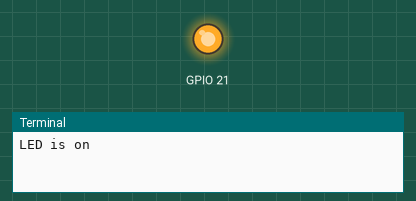
Bench run of a program on a simulated Raspberry Pi (BCM pin numbers). Shown: output pins drawn as LEDs (lit = HIGH), the last lines printed to the terminal. At 10.0 s the program stops and its outputs stay as they are.

Above: at 0.1 s.
At 10.1 s:
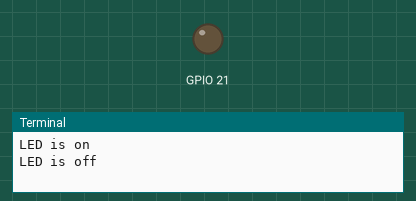
Timing chart, 0 to 11.5 s (numbered marks = the images above):
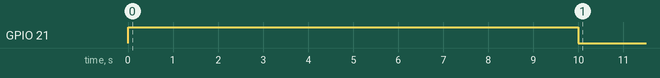

Measured:
- by itself, GPIO 21: LOW → HIGH at 0.00 s, → LOW 10.0 s later

The program:

led2.py
```python
import RPi.GPIO as GPIO
import time

GPIO.setmode(GPIO.BCM)
GPIO.setup(21, GPIO.OUT)


GPIO.output(21, GPIO.LOW)
print("LED is on")
GPIO.output(21, GPIO.HIGH)
time.sleep(10)
print("LED is off")
GPIO.output(21, GPIO.LOW)
```
